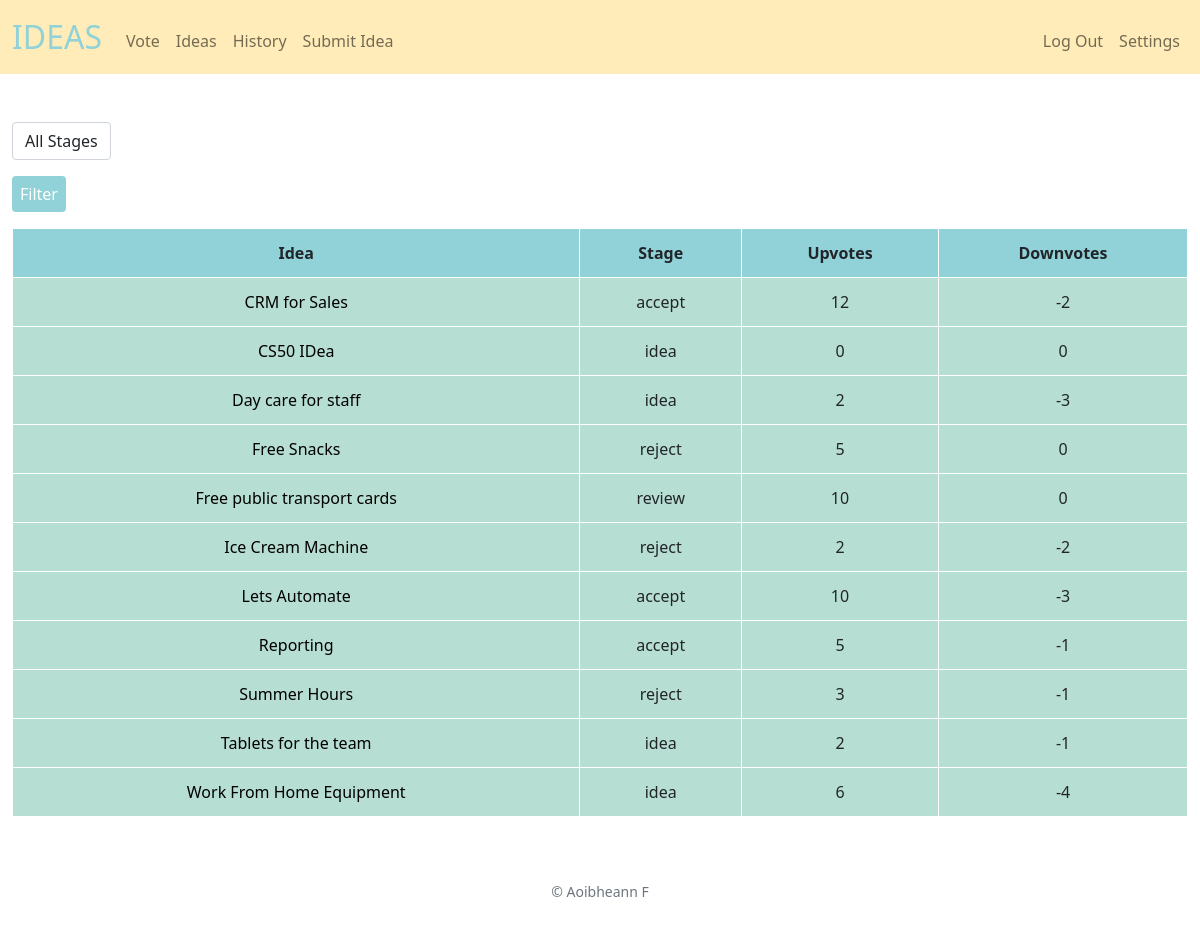
/review (signed in), run on the app's committed database.
### tables this page shows
CREATE TABLE 'ideas' (idea_id INTEGER PRIMARY KEY AUTOINCREMENT, title TEXT NOT NULL, notes TEXT NOT NULL, user_id INTEGER, upvotes INTEGER DEFAULT 0, downvotes INTEGER DEFAULT 0, stage TEXT,'time' DATETIME NOT NULL DEFAULT CURRENT_TIMESTAMP, company TEXT);

### app.py (the view)
@app.route("/review", methods=["GET", "POST"])
@login_required
def review():
    if request.method == "POST":
        stage = request.form.get("stage")
        print(stage)
        if stage == 'Choose Stage':
            return redirect('/review')
        elif stage is None:
            return redirect('/review')
        else:
            stages = db.execute("SELECT DISTINCT(stage) FROM ideas")
            ideas = db.execute("SELECT * FROM ideas WHERE stage = ? ORDER BY title ASC", stage)
            return render_template("filter.html", ideas=ideas, stages=stages)
    else:
        id = session.get("user_id")
        rows = db.execute("SELECT company FROM users WHERE id = ?", id)
        company = rows[0]["company"]
        stages = db.execute("SELECT DISTINCT(stage) FROM ideas ORDER BY title ASC")
        ideas = db.execute("SELECT * FROM ideas WHERE company = ? ORDER BY title ASC", company)
        return render_template("ideas.html", ideas=ideas, stages=stages)

### app.py (called while the page is built)
@app.after_request
def after_request(response):
    response.headers["Cache-Control"] = "no-cache, no-store, must-revalidate"
    response.headers["Expires"] = 0
    response.headers["Pragma"] = "no-cache"
    return response

### helpers.py (called while the page is built)
def login_required(f):
    @wraps(f)
    def decorated_function(*args, **kwargs):
        if session.get("user_id") is None:
            return redirect("/login")
        return f(*args, **kwargs)
    return decorated_function

### templates/ideas.html (shortened to what this page needs)
{% extends "layout.html" %}
{% block main %}
<form method="post" action="/review">
    <section>
        <div class="mb-3">
            <select class="form-control w-auto" name="stage">
                <option disabled selected value="">All Stages</option>
            </select>
        </div>
        <div class="mb-3"><button class="form-control w-auto button" type="submit">Filter</button></div>
    </section>
    <table>
        <thead>
            <tr>
                <th>Idea</th>
                <th>Stage</th>
                <th>Upvotes</th>
                <th>Downvotes</th>
            </tr>
        </thead>
        <tbody>
            {% for idea in ideas %}
                <tr>
                    <td><a href="{{ url_for("idea_page", idea_id = idea.idea_id) }}" class="vote">{{ idea.title }}</a></td>
                    <td name="stage">{{ idea.stage }}</td>
                    <td name="upvotes">{{ idea.upvotes }}</td>
                    <td name="downvotes">{{ idea.downvotes }}</td>
                 </tr>
            {% endfor %}
        </tbody>
    </table>
</form>
{% endblock %}

### static/styles.css (style rules this page uses)
table { background-color: #90d2d8; margin-bottom: 1rem; width: 100%; }
table th { padding: 0.75rem; vertical-align: middle; border: 1px solid white; background-color: #90d2d8; }
table td { padding: 0.75rem; vertical-align: middle; border: 1px solid white; background-color: #b7ded2; }
.button { text-decoration: none; background-color: #90d2d8; color: white; padding: 6px 8px 6px 8px; border: 0.2rem #90d2d8; }
button { text-decoration: none; background-color: #90d2d8; color: white; padding: 6px 8px 6px 8px; border: 0.2rem #90d2d8; }
.vote { text-decoration: none; background-color: none; color: black; padding: 6px 8px 6px 8px; border: 0.2rem #90d2d8; }

### data on the page
ideas: title "CRM for Sales", stage "accept", upvotes "12", downvotes "-2"
ideas: title "CS50 IDea", stage "idea", upvotes "0", downvotes "0"
ideas: title "Day care for staff", stage "idea", upvotes "2", downvotes "-3"
ideas: title "Free Snacks", stage "reject", upvotes "5", downvotes "0"
ideas: title "Free public transport cards", stage "review", upvotes "10", downvotes "0"
ideas: title "Ice Cream Machine", stage "reject", upvotes "2", downvotes "-2"
ideas: title "Lets Automate", stage "accept", upvotes "10", downvotes "-3"
ideas: title "Reporting", stage "accept", upvotes "5", downvotes "-1"
ideas: title "Summer Hours", stage "reject", upvotes "3", downvotes "-1"
ideas: title "Tablets for the team", stage "idea", upvotes "2", downvotes "-1"
ideas: title "Work From Home Equipment", stage "idea", upvotes "6", downvotes "-4"
